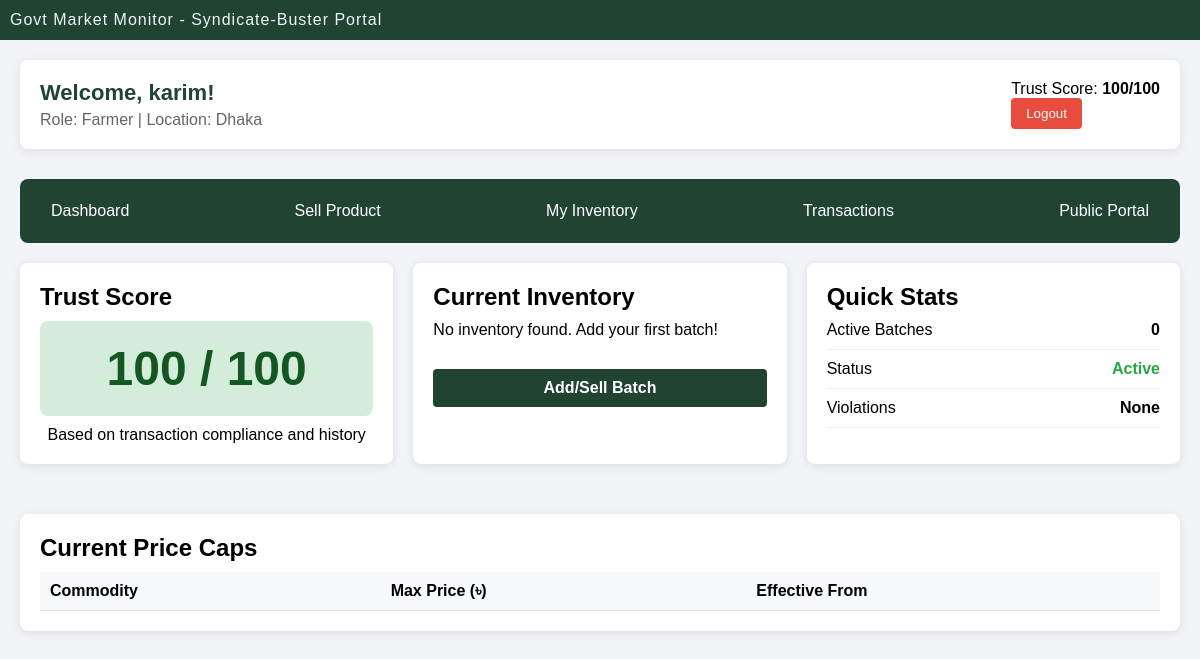
The page /vendorDashboard.php (signed in) on the database as committed earlier.
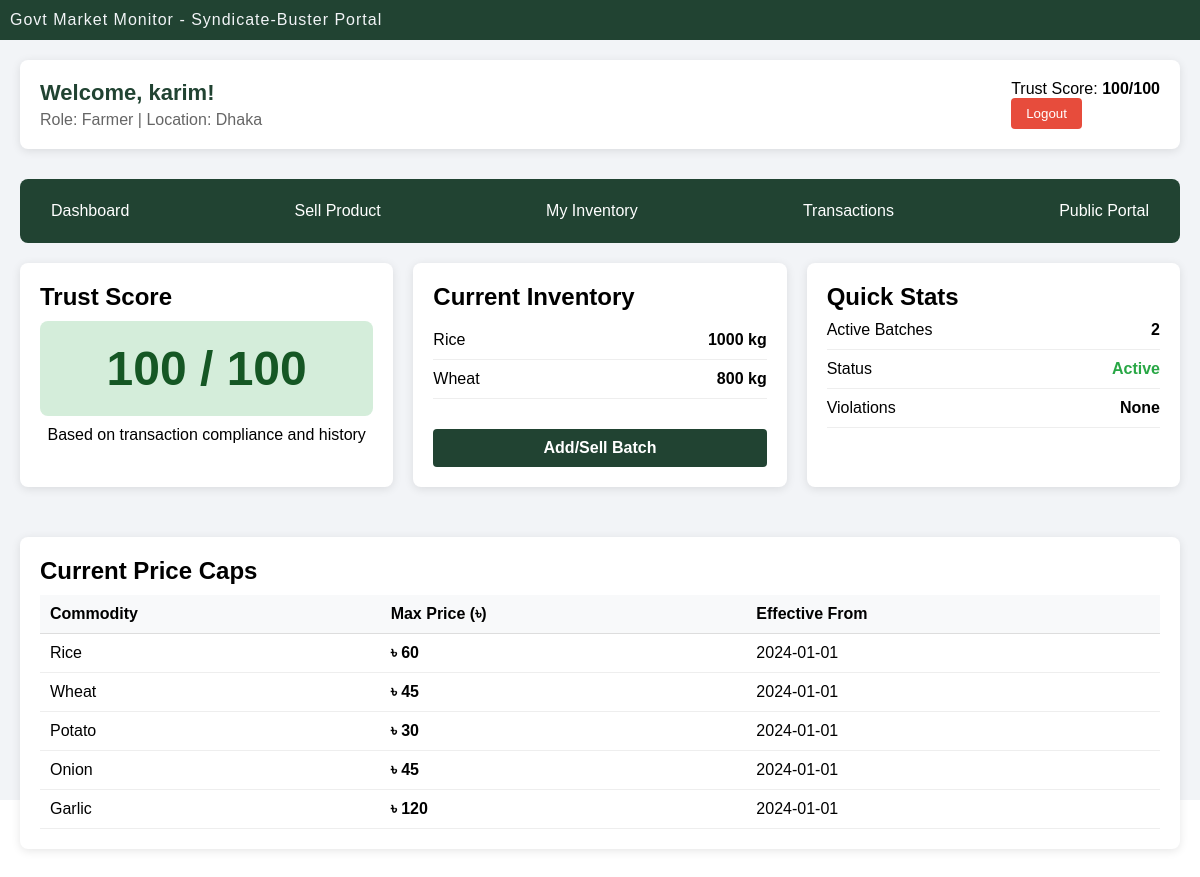
The same page on the database as committed later.
### tables this page shows
CREATE TABLE `users` (
  `user_id` int(11) NOT NULL,
  `username` varchar(100) NOT NULL,
  `email` varchar(100) NOT NULL,
  `phone` varchar(11) DEFAULT NULL CHECK (`phone` regexp '^[0-9]{11}$'),
  `password` varchar(50) NOT NULL,
  `role_id` int(11) DEFAULT NULL,
  `status` varchar(20) DEFAULT 'Active' CHECK (`status` in ('Active','inactive','Suspended','Banned')),
  `location` varchar(50) NOT NULL,
  `trust_score` int(11) DEFAULT 100,
  `created_at` timestamp NOT NULL DEFAULT current_timestamp(),
  `updated_at` timestamp NOT NULL DEFAULT current_timestamp() ON UPDATE current_timestamp()
);

CREATE TABLE `role` (
  `role_id` int(11) NOT NULL,
  `role_name` varchar(20) NOT NULL CHECK (`role_name` in ('Farmer','Middleman','Wholesaler','Retailer','Admin','Inspector'))
);

CREATE TABLE `govt_price_cap` (
  `cap_id` int(11) NOT NULL,
  `commodities_id` int(11) NOT NULL,
  `max_price` int(11) NOT NULL,
  `effective_date` date NOT NULL
);

CREATE TABLE `commodities` (
  `commodities_id` int(11) NOT NULL,
  `name` varchar(100) NOT NULL,
  `unit_type` varchar(20) NOT NULL,
  `perishable` tinyint(1) DEFAULT 1
);

### vendorDashboard.php (the view, shortened to what this page needs)
<?php
require_once "config.php";
$user_id = $_SESSION['user_id'];
$username = $_SESSION['username'];
$user_sql = "SELECT u.*, r.role_name FROM users u
             JOIN role r ON u.role_id = r.role_id
             WHERE u.user_id = ?";
$user_stmt = $conn->prepare($user_sql);
$user_stmt->bind_param("i", $user_id);
$user_stmt->execute();
$user = $user_stmt->get_result()->fetch_assoc();
$trust_score = $user['trust_score'];
$blacklist_sql = "SELECT * FROM syndicate_blacklist WHERE seller_id = ?";
$blacklist_stmt = $conn->prepare($blacklist_sql);
$blacklist_stmt->bind_param("i", $user_id);
$blacklist_stmt->execute();
$is_blacklisted = $blacklist_stmt->get_result()->num_rows > 0;
$inventory_sql = "SELECT c.name, SUM(b.quantity) as total_quantity
                  FROM batches b
                  JOIN commodities c ON b.commodities_id = c.commodities_id
                  WHERE b.owner_id = ?
                  GROUP BY c.commodities_id";
$inventory_stmt = $conn->prepare($inventory_sql);
$inventory_stmt->bind_param("i", $user_id);
$inventory_stmt->execute();
$inventory = $inventory_stmt->get_result();
?>
<!DOCTYPE html>
<html lang="en">
<head>
<link rel="stylesheet" href="style.css?v=<?php echo time(); ?>">
<link rel="stylesheet" href="dashboard.css?v=<?php echo time(); ?>">
</head>
<body>
    <div class="container">
        <div class="top">Govt Market Monitor - Syndicate-Buster Portal</div>
        <div class="dashboard">
            <div class="header">
                <div>
                    <h1>Welcome, <?php echo htmlspecialchars($username); ?>!</h1>
                    <p style="color: #666;">Role: <?php echo $user['role_name']; ?> | Location: <?php echo $user['location']; ?></p>
                </div>
                <div>
                    <p>Trust Score: <strong><?php echo $trust_score; ?>/100</strong></p>
                <button class="logout-btn">Logout</button>
                </div>
            </div>
            <div class="nav-menu">
                <a href="vendor_dashboard.php">Dashboard</a>
                <a href="sell_product.php">Sell Product</a>
                <a href="my_inventory.php">My Inventory</a>
                <a href="view_transactions.php">Transactions</a>
                <a href="index.php">Public Portal</a>
            </div>
            <div class="grid">
                <div class="card">
                    <h2>Trust Score</h2>
                    <?php
                    $trust_class = 'trust-green';
                    ?>
                    <div class="trust-score <?php echo $trust_class; ?>">
                        <?php echo $trust_score; ?> / 100
                    </div>
                    <p style="text-align: center; margin-top: 10px;">
                        Based on transaction compliance and history
                    </p>
                </div>
                <div class="card">
                    <h2 style="margin-bottom: 10px;">Current Inventory</h2>
                    <?php if($inventory->num_rows > 0): ?>
                        <?php while($item = $inventory->fetch_assoc()): ?>
                            <div class="inventory-item">
                                <span><?php echo $item['name']; ?></span>
                                <span><strong><?php echo $item['total_quantity']; ?> kg</strong></span>
                            </div>
                        <?php endwhile; ?>
                    <?php else: ?>
                        <p>No inventory found. Add your first batch!</p>
                    <?php endif; ?>
                    <a href="sell_product.php"  class="addSellBatch">Add/Sell Batch</a>
                </div>
                <div class="card">
                    <h2>Quick Stats</h2>
                    <div class="inventory-item">
                        <span>Active Batches</span>
                        <span><strong><?php echo $inventory->num_rows; ?></strong></span>
                    </div>
                    <div class="inventory-item">
                        <span>Status</span>
                        <span style="color: <?php echo $user['status'] == 'Active' ? '#28a745' : '#dc3545'; ?>">
                            <strong><?php echo $user['status']; ?></strong>
                        </span>
                    </div>
                    <div class="inventory-item">
                        <span>Violations</span>
                        <span><strong><?php echo $is_blacklisted ? 'Yes' : 'None'; ?></strong></span>
                    </div>
                </div>
            </div>
            <div class="card">
                <h2>Current Price Caps</h2>
                <?php
                $price_caps = $conn->query("
                    SELECT c.name, gpc.max_price, gpc.effective_date
                    FROM govt_price_cap gpc
                    JOIN commodities c ON gpc.commodities_id = c.commodities_id
                    ORDER BY gpc.effective_date DESC
                ");
                ?>
                <table style="width: 100%; border-collapse: collapse; margin-top: 10px;">
                    <thead>
                        <tr style="background: #f8f9fa;">
                            <th style="padding: 10px; text-align: left;">Commodity</th>
                            <th style="padding: 10px; text-align: left;">Max Price (৳)</th>
                            <th style="padding: 10px; text-align: left;">Effective From</th>
                        </tr>
                    </thead>
                    <tbody>
                        <?php while($cap = $price_caps->fetch_assoc()): ?>
                        <tr style="border-bottom: 1px solid #eee;">
                            <td style="padding: 10px;"><?php echo $cap['name']; ?></td>
                            <td style="padding: 10px;"><strong>৳ <?php echo $cap['max_price']; ?></strong></td>
                            <td style="padding: 10px;"><?php echo $cap['effective_date']; ?></td>
                        </tr>
                        <?php endwhile; ?>
                    </tbody>
                </table>
            </div>
        </div>
    </div>
</body>
</html>

### style.css (style rules this page uses)
* { font-family: Arial, Helvetica, sans-serif; margin: 0; box-sizing: border-box; }
.container { height: 100vh; background-color: #f2f4f7; }
.top { width: 100%; height: 40px; display: flex; flex-direction: row; justify-content: flex-start; align-items: center; color: #f2f4f7; letter-spacing: 1px; background-color: #214332; padding-left: 10px; }
.logout-btn { background-color: #e74c3c; color: white; border: none; padding: 8px 15px; border-radius: 4px; cursor: pointer; }

### dashboard.css (style rules this page uses)
.dashboard { padding: 20px; max-width: 1200px; margin: 0 auto; }
.header h1 { color: #214332; margin-bottom: 5px; font-size: 22px; margin-bottom: 5px; }
.card { background: white; border-radius: 8px; padding: 20px; margin-bottom: 20px; box-shadow: 0 2px 10px rgba(0,0,0,0.1); }
.trust-score { font-size: 48px; font-weight: bold; text-align: center; padding: 20px; border-radius: 8px; margin: 10px 0; }
.trust-green { background: #d4edda; color: #155724; }
.addSellBatch { margin-top: 30px; width: 100%; display: inline-block; padding: 10px 20px; background-color: #214332; color: white; text-decoration: none; border-radius: 4px; font-weight: bold; font-size: 16px; text-align: center; cursor: pointer; border: none; }
.header { display: flex; justify-content: space-between; align-items: center; margin-bottom: 30px; padding: 20px; background: white; border-radius: 8px; box-shadow: 0 2px 10px rgba(0,0,0,0.1); }
.nav-menu { display: flex; flex-direction: row; justify-content: space-between; align-items: center; background: #214332; padding: 15px; border-radius: 8px; margin-bottom: 20px; }
.nav-menu a { color: white; text-decoration: none; padding: 8px 16px; border-radius: 4px; }
.grid { display: grid; grid-template-columns: repeat(auto-fit, minmax(300px, 1fr)); gap: 20px; margin-bottom: 30px; }
.inventory-item { display: flex; justify-content: space-between; padding: 10px 0; border-bottom: 1px solid #eee; }
table { width: 100%; border-collapse: collapse; }
th { background-color: #f8f9fa; text-align: left; padding: 10px; font-weight: bold; border-bottom: 1px solid #ddd; }
td { padding: 10px; border-bottom: 1px solid #eee; }

Rows that differ between the two databases and show on the page:
changed users "Dhaka": user_id (not shown) → "2"
added govt_price_cap: commodities.name "Rice", max_price "60", effective_date "2024-01-01"
added govt_price_cap: commodities.name "Wheat", max_price "45", effective_date "2024-01-01"
added govt_price_cap: commodities.name "Potato", max_price "30", effective_date "2024-01-01"
added govt_price_cap: commodities.name "Onion", max_price "45", effective_date "2024-01-01"
added govt_price_cap: commodities.name "Garlic", max_price "120", effective_date "2024-01-01"
Other text that changed with them:
$inventory->num_rows: "0" → (not shown)
new list line: "Rice 1000 kg"
new list line: "Wheat 800 kg"
text no longer shown: "No inventory found. Add your first batch!"
